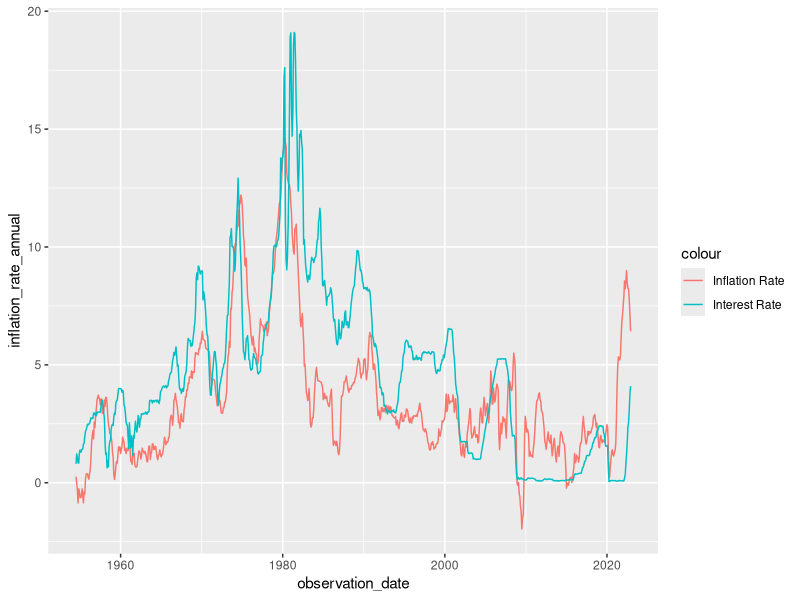
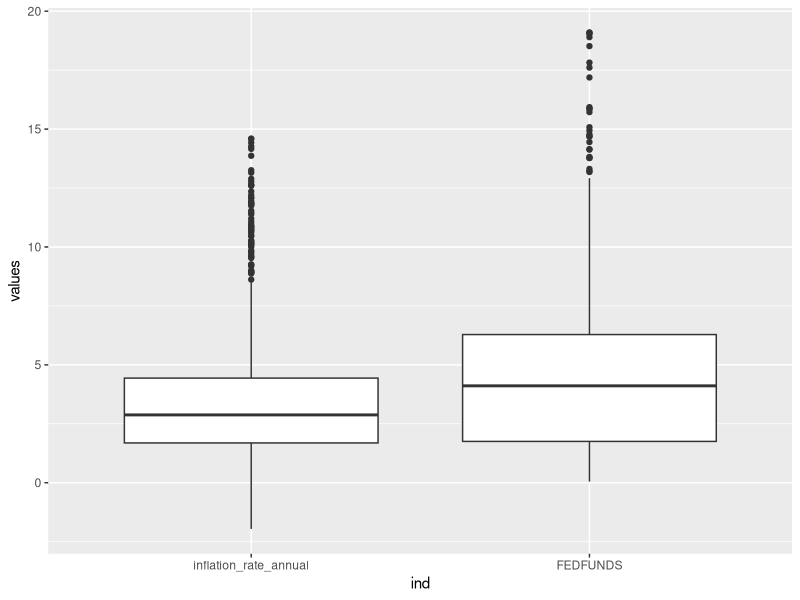
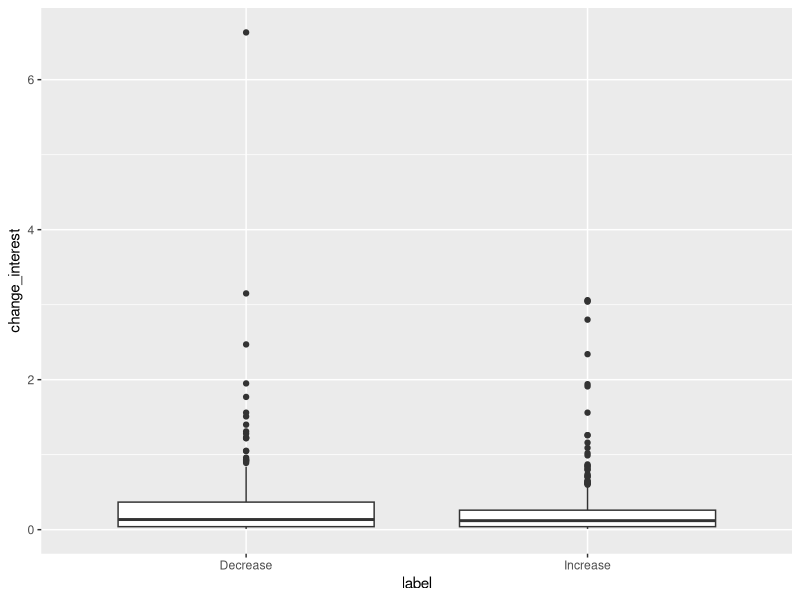

These charts were generated, in order, by the following R code:
## ---- chunk 1
library("tidyverse")
library("ggplot2")
library('readxl')

  
cpi = read_excel('raw_data/CPIAUCSL.xls', skip = 10)
interest_rate = read_excel('raw_data/FEDFUNDS.xls', skip = 10)

head(interest_rate)
## ---- chunk 2
# To create the inflation rate in pp%
cpi <- cpi %>%
  mutate(inflation_rate_annual =  (CPIAUCSL/lag(CPIAUCSL, 12)-1)*100 ) %>%
  mutate(change_inflation = (inflation_rate_annual-lag(inflation_rate_annual)))

tail(cpi)
## ---- chunk 3
#Merge both databases
data <- merge(interest_rate, cpi,by="observation_date")

data <- data %>%
  mutate(change_interest_rate = (FEDFUNDS-lag(FEDFUNDS))) 


head(data)
## ---- chunk 4
#library("writexl")
#write_xlsx(data,"merged_data.xlsx")
## ---- chunk 5
library(ggplot2)

ggplot(data=data, aes(observation_date)) +
  geom_line(aes(y = inflation_rate_annual, colour = "Inflation Rate"))+
  geom_line(aes(y = FEDFUNDS, colour = "Interest Rate"))
## ---- chunk 6
columns <- c('inflation_rate_annual', 'FEDFUNDS')

long_data = stack(data[columns])


library(ggplot2)
ggplot(long_data, aes(x = ind, y = values)) +
  geom_boxplot()
## ---- chunk 7
change_interest_rate = data[c('change_interest_rate')]

increase_interest = change_interest_rate[change_interest_rate>0]
decrease_interest = change_interest_rate[change_interest_rate<0]

increase_df = data.frame(change_interest = increase_interest, label = replicate(length(increase_interest), 'Increase'))

decrease_interest = data.frame(change_interest = abs(decrease_interest), label = replicate(length(decrease_interest), 'Decrease'))

changes_interest = rbind(increase_df, decrease_interest)

ggplot(changes_interest, aes(x = label, y = change_interest)) +
  geom_boxplot()
